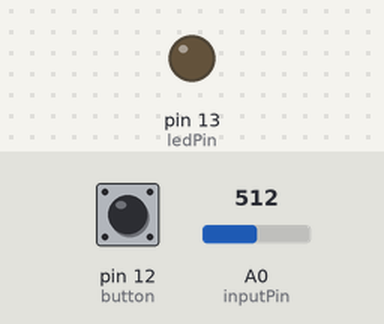
A sketch run on a simulated Arduino Uno, built with avr-gcc and run on an emulated ATmega328P. Shown: output pins drawn as LEDs (lit = HIGH). Dashed ring = blinking. Inputs (shaded band) come from the test bench; at power-on: pin 12 (button) HIGH, A0 (inputPin) = 512. What the sketch prints to the serial monitor is not drawn.

Above: at 1.2 s.
1.3 s: pin 12 (button) pulled LOW for 0.15 s
At 1.8 s:
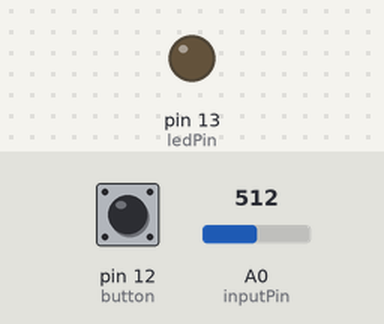
4.4 s: pin 12 (button) pulled LOW for 1 s
At 5.5 s:
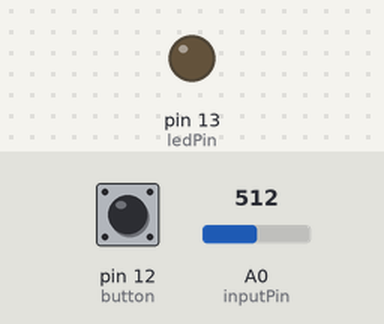
6.9 s: A0 (inputPin) set to 305
8.9 s: pin 12 (button) pulsed LOW 5 times (0.12 s each, 0.3 s apart)
At 9.3 s:
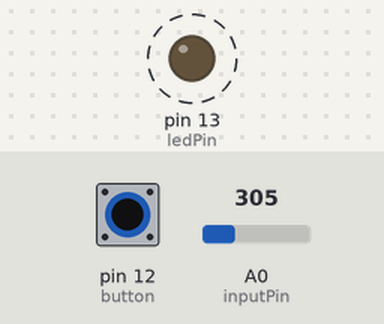
Timing chart, 0 to 11.9 s (numbered marks = the images above; inputs shaded):
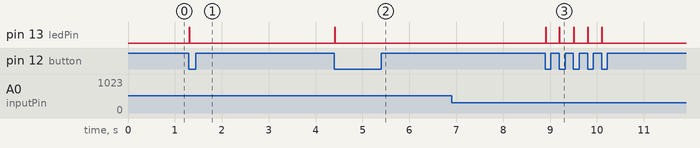

Measured:
- after the input at 1.3 s, pin 13 (ledPin): LOW → HIGH at once, → LOW 0.01 s later
- after the input at 4.4 s, pin 13 (ledPin): LOW → HIGH at once, → LOW 0.01 s later
- after the input at 6.9 s, every drawn part: stays the same
- after the input at 8.9 s, pin 13 (ledPin): alternates HIGH for 0.01 s and LOW for 0.29 s, 10 changes in all, then stays LOW, starting at once

The sketch:

DigTheremin.ino
```cpp
#include <Button.h>
#include <RunningAverage.h>
#include "MegunoLink.h"
#include "Filter.h"

const int buttonPin = 12;     // the number of the pushbutton pin
const int ledPin =  13;       // led pin output
const int inputPin = A0;


const int numReadings = 5;
int readings[numReadings];      // the readings from the analog input
int readIndex = 0;              // the index of the current reading
int msg=0;
int total = 0;                  // the running total
int average = 0;                // the average
int range=1;

Button button=Button(12,PULLUP);
ExponentialFilter<long> ExpFilter(10, 0);               //create expo filter

void setup()
{
  Serial.begin(9600);                                     // starts the serial monitor
  for (int thisReading = 0; thisReading < numReadings; thisReading++) {
    readings[thisReading] = 0;
  }
  pinMode(ledPin, OUTPUT);                              // initialize the LED pin as an output:
}

void loop()
{
   if(button.uniquePress())                            //button for frequency range
   {
    digitalWrite(ledPin, HIGH);                       // turn LED off:
      if(range==3)
       range=1;                                       //range=0
      else
       range=range+1;                                //increase range by 1
    }
    else
    {
       digitalWrite(ledPin, LOW);
   }

  readings[readIndex] = analogRead(inputPin);            // read from the sensor:
  if(readings[readIndex]>510)
    readings[readIndex]=510;
  else if(readings[readIndex]<50)                         // basic filter to cutoff too low or high volatges
    readings[readIndex]=50;

  ExpFilter.Filter(readings[readIndex]);                  //exponential filter
  int exp= ExpFilter.Current();
  total=total+exp;
  readIndex+=1;
  if(readIndex==numReadings){                             // take average of 5 readings
     average=total/numReadings;
     total=0;
     msg=map(average,50,510,10,255);                     //map between 10 to 255
     Serial.println(msg);
     average=0;
     readIndex=0;
    Serial.write(msg);
    Serial.write(range);                                // send it to the computer as ASCII digits
  }
 delay(10);
}
```
